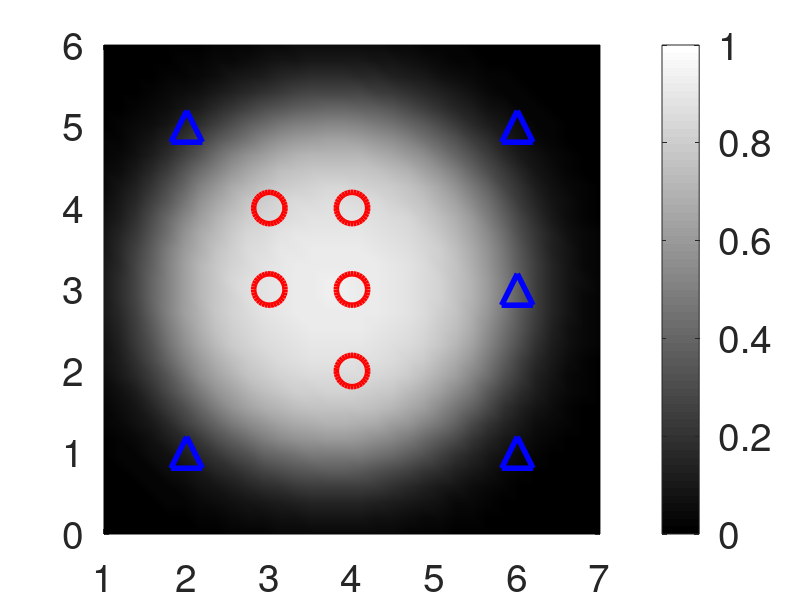
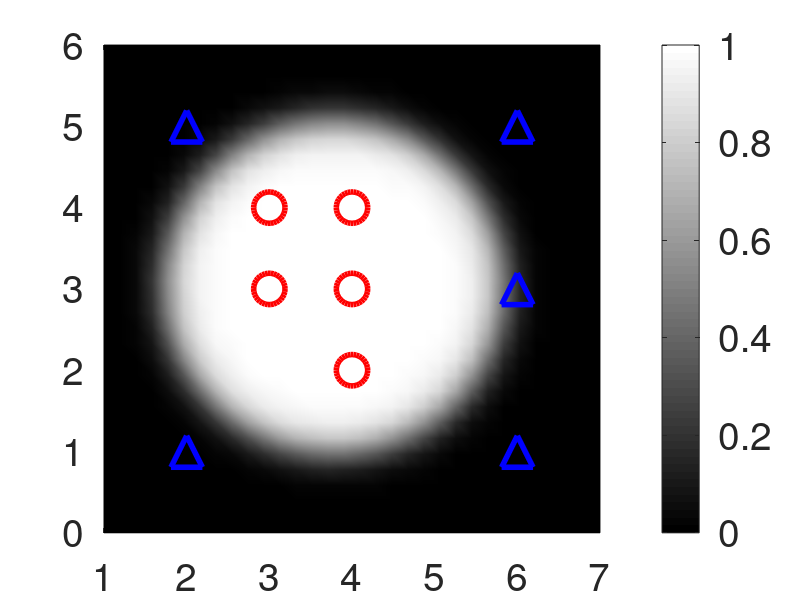

These charts were generated, in order, by the following MATLAB code:
%
%close all
clear
DATA.LINEWIDTH=4;
DATA.FONTSIZE=28;
DATA.MARKERSIZE=20;



X1=load('data1.txt'); 
X2=load('data2.txt');


%%%%%%%%%%%%%%%%%%%%%%%%%%%%%%%%%%%%%%%%%%%%%%%%%%%%%%%%%%%%%%%%%%%%%%%%%%%%%%%%
function H=func_h(C,X)
    H=C(1)*((X(:,1)-C(2)).^2+(X(:,2)-C(3)).^2-C(4).^2);
endfunction

function a=func_j(C,X)
    a=[ (X(:,1)-C(2)).^2+(X(:,2)-C(3)).^2-C(4).^2, ...
        -2*C(1)*(X(:,1)-C(2)), ...
        -2*C(1)*(X(:,2)-C(3)), ...
        -2*C(1)*C(4)*ones(size(X,1),1) ];
endfunction

function F=func_sigmoid(C,X)
    F=1./(1.0+exp(-func_h(C,X)));
endfunction


function H=func_logit(F)
    H=log(F./(1-F));
endfunction

function C=func_getc(X1,X2,B,DATA)

    Y1=B*ones(size(X1,1),1);
    Y2=(1-B)*ones(size(X2,1),1);


    X=[X1;X2];
    Y=[Y1;Y2];

    C=[1;1;1;1]/10;
    for II=1:20
        A=func_j(C,X);
        H=func_h(C,X);
        C=C-inv(A'*A+0.01*eye(4))*A'*(H-func_logit(Y));
    endfor

    L=32;
    U=linspace(round(min(X(:,1)))-1,round(max(X(:,1)))+1,L);
    V=linspace(round(min(X(:,2)))-1,round(max(X(:,2)))+1,L);
    [UU VV]=meshgrid(U,V);
    ZZ=zeros(size(UU));
    L=numel(UU);
    for II=1:L
        ZZ(II)=func_sigmoid(C,[UU(II) VV(II)]);
    endfor
   
    pcolor(UU,VV,ZZ)
    colormap(gray)
    shading interp;
    %hx=xlabel('x_1')
    %set(hx,'fontsize',DATA.FONTSIZE);
    %hy=ylabel('x_2')
    %set(hy,'fontsize',DATA.FONTSIZE);
    hc=colorbar;
    set(hc,'fontsize',DATA.FONTSIZE);

    hold on
    scatter(X1(:,1),X1(:,2),512,'b','^','linewidth',DATA.LINEWIDTH) 
    hold off
    hold on
    scatter(X2(:,1),X2(:,2),512,'r','o','linewidth',DATA.LINEWIDTH) 
    hold off
    %hold on
    %plot(U,-(C(1)/C(3))-(C(2)/C(3))*U,':k','linewidth',DATA.LINEWIDTH)
    %ylim([min(V) max(V)])
    %hold off

    grid
    %daspect([1 1 1])

    set(gca,'fontsize',DATA.FONTSIZE);

endfunction

B=0.1
C=func_getc(X1,X2,B,DATA)
%set(gca,'linewidth',LINEWIDTH);
print(gcf,'ex1s1-reglogrnr1nolinear.eps','-depsc',['-F:' num2str(DATA.FONTSIZE)])

B=0.001
C=func_getc(X1,X2,B,DATA)
%set(gca,'linewidth',LINEWIDTH);
print(gcf,'ex1s2-reglogrnr1nolinear.eps','-depsc',['-F:' num2str(DATA.FONTSIZE)])
